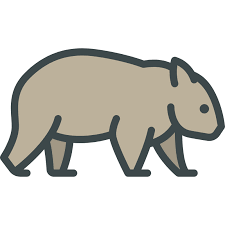
#> input picture wombat.png, 225 x 225 px
$ python exportimage.py
#> lines starting #> are read from the running program, lines starting #| are printed output that depends on the picture
### povconvert.py
#!/usr/bin/env python3
"""
A library for manipulating images for a POV USB Fan
"""
from typing import Union
import math
import argparse
import PIL
from PIL import Image
from usbfan import Colour, Column, Device, Message, Program, \
    OpenTransition,CloseTransition,MessageStyle


class PovConvert:
    """ Main Conversion class """
    OUTER_DIAMETER=160
    INNER_DIAMETER=80
    PIXELS=11
    XRESOLUTION=160
    GAP=16
    OFFSET=0


    def cvtimage(self, filename:str, destination:str):
        """ Map rectangular image file to pov circular bitmap """
#> called with filename = 'wombat.png', destination = 'wombat160x32.png'
        graphic=Image.open(filename)
#> graphic is the input picture: PIL image 225x225 P; mean R, G, B 210.3, 208.8, 203
        result=self.transformimage(graphic)
        result.save(destination,"PNG")

    # [43 lines left out: function renderdisplay, not called in this run]

    def transformimage(self,graphic:Image.Image,scale=1.0):
        """ Map a square image to a POV bitmap """
#> called with scale = 1
        img = Image.new("L", (self.XRESOLUTION-self.GAP, self.PIXELS))
#> img: PIL image 160x32 L; every value is 0
        w,h = graphic.size
#> w = 225; h = 225
        cx=w//2
#> cx = 112
        cy=h//2
#> cy = 112
        radius=min(cx,cy)
#> radius = 112
        ratio=(self.OUTER_DIAMETER-self.INNER_DIAMETER)/self.PIXELS
        imgdata=graphic.convert("L").load() # Convert to levels.
        destmap=img.load()
        for x in range(self.XRESOLUTION-self.GAP):
            angle=math.radians(x*360/self.XRESOLUTION+self.OFFSET)
            mx=math.cos(angle)
            my=math.sin(angle)
            for y in range(self.PIXELS):
                ny=(y*ratio)+self.INNER_DIAMETER
                mr=(ny/scale) * radius/self.OUTER_DIAMETER
                pixel=0
                px=round(mr*mx)+cx
                py=round(mr*my)+cy
                try:
                    pixel=imgdata[px,py]
                except:
                    pixel=0
                destmap[x,(self.PIXELS-y)-1]=pixel
#> in cvtimage, `result=self.transformimage(graphic)`:
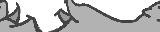
#> result: PIL image 160x32 L; min 44, max 255, mean 190.2
        return img

    # [127 lines left out: functions getbwimage, buildimage, buildimagefromimage, makemessage, runprogram, runscript and 3 more, not called in this run]

    def parseColour(self,s):
        """ Convert string to Colour enum"""
        return self.parseEnum(Colour,s)

    def parseOpen(self,s):
        """ Convert string to OpenTransition enum"""
        return self.parseEnum(OpenTransition,s)

    def parseClose(self,s):
        """ Convert string to CloseTransition enum"""
        return self.parseEnum(CloseTransition,s)

    def parseDisplay(self,s):
        """ Convert string to MessageStyle enum"""
        return self.parseEnum(MessageStyle,s)

    # [50 lines left out: function parsearguments, not called in this run]


# [3 lines that do not run on import are left out]
    #pc.parsearguments(["--action=load","--colour=blue","--open=CLockwise","testcvt6.png"])

### exportimage.py
import PIL
from PIL import Image
from povconvert import PovConvert

def exportimage(graphic, inverted=False):
    """ Build a list of columns for creating a usbfan Message """
#> called with inverted = False
    img=graphic.convert("L");
    data=img.load()
    print(graphic.width,"x",graphic.height);
#| 160 x 32
    result=""
    for x in range(graphic.width):
        v=0
        for y in range(graphic.height):
            if (y>=32):
                break
            bit = data[x,y]<128
            if (inverted): bit = not(bit)
            if (bit):
                v=v+(1<<y)
        result+=hex(v)+","
    print(result)
#> (printed output is left out)


def transformimage(fromfile,tofile):
    pov=PovConvert()
    pov.OUTER_DIAMETER=30
    pov.INNER_DIAMETER=8
    pov.PIXELS=32
    pov.XRESOLUTION=160
    pov.GAP=0
    pov.cvtimage(fromfile,tofile)


def exportzigzag(width,height):
    result=""
    y=0
    desc = False
    for x in range(width):
        v=(1<<y)
        if desc:
            y-=1
            if y<=0:
                desc=False
        else:
            y+=1
            if (y>=height-1):
                desc=True
        result+=hex(v)+","
    print(result)


transformimage("wombat.png","wombat160x32.png")
img=Image.open("wombat160x32.png")
exportimage(img,inverted=False)
